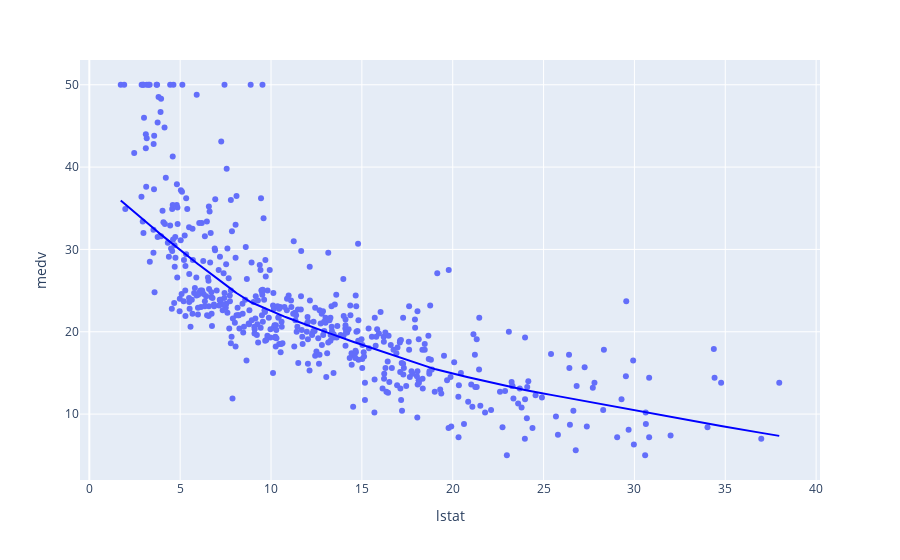

Notebook cell for this chart:
### Code cell
px.scatter(idv, "lstat", "medv", trendline='lowess', trendline_color_override="blue")

### Figure 1 — Plotly figure (JSON) as saved in the notebook; plotly's stock layout.template omitted (floating-point values rounded to 4 significant figures; data arrays with more than 128 entries replaced by an {"elided": "..."} marker saying what was removed)
{"data": [{"hovertemplate": "lstat=%{x}<br>medv=%{y}<extra></extra>", "legendgroup": "", "marker": {"color": "#636efa", "symbol": "circle"}, "mode": "markers", "name": "", "orientation": "v", "showlegend": false, "type": "scatter", "x": {"elided": "506 float values"}, "xaxis": "x", "y": {"elided": "506 float values"}, "yaxis": "y"}, {"hovertemplate": "<b>LOWESS trendline</b><br><br>lstat=%{x}<br>medv=%{y} <b>(trend)</b><extra></extra>", "legendgroup": "", "line": {"color": "blue"}, "marker": {"color": "#636efa", "symbol": "circle"}, "mode": "lines", "name": "", "showlegend": false, "type": "scatter", "x": {"elided": "506 float values"}, "xaxis": "x", "y": {"elided": "506 float values"}, "yaxis": "y"}], "layout": {"legend": {"tracegroupgap": 0}, "margin": {"t": 60}, "xaxis": {"anchor": "y", "domain": [0, 1], "title": {"text": "lstat"}}, "yaxis": {"anchor": "x", "domain": [0, 1], "title": {"text": "medv"}}}}
